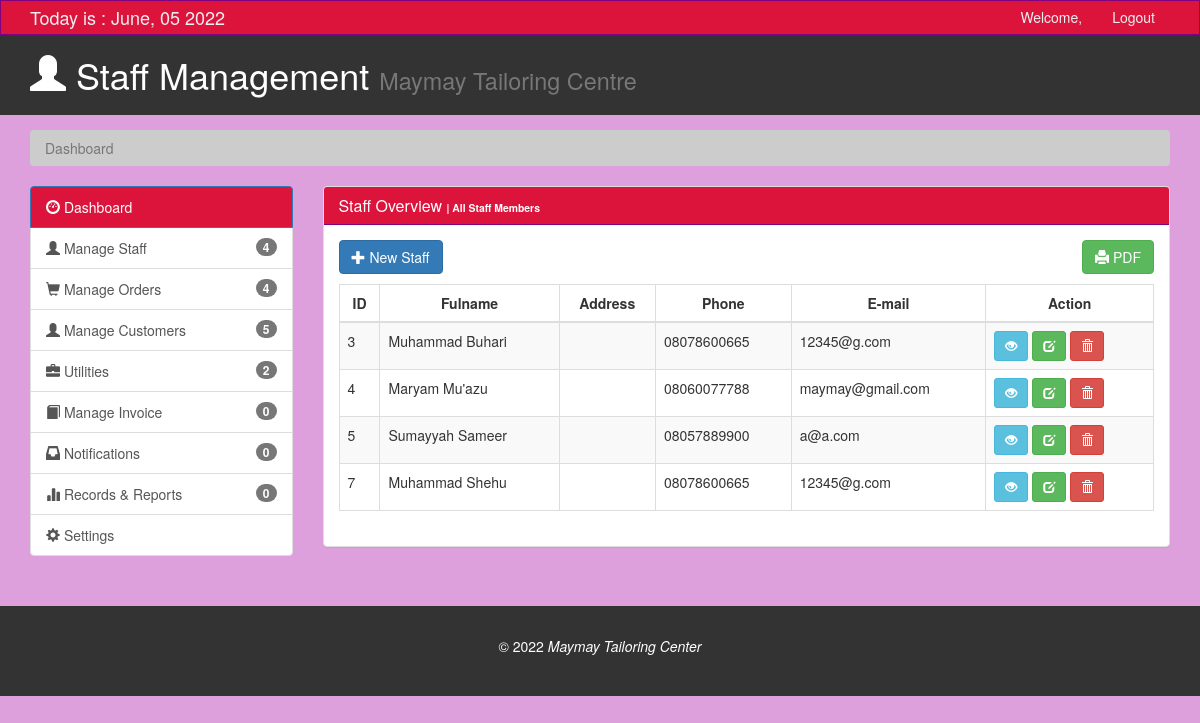
The app's page /customers/staff.php, older data.
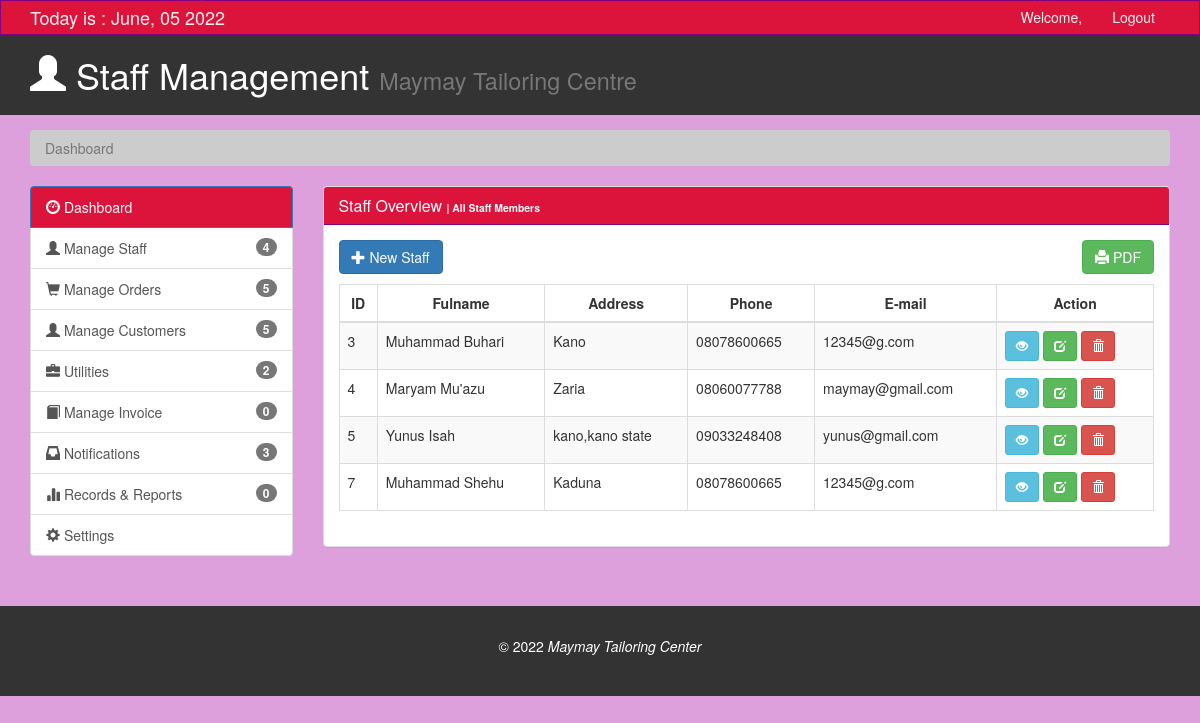
The same page, newer data.
### tables this page shows
CREATE TABLE `users` (
  `id` int(11) NOT NULL,
  `username` varchar(100) NOT NULL,
  `password` varchar(100) NOT NULL,
  `email` varchar(100) NOT NULL,
  `user_type` varchar(20) NOT NULL,
  `fulname` varchar(100) NOT NULL,
  `phone` varchar(50) NOT NULL,
  `address` varchar(100) NOT NULL
);

### customers/staff.php (the view, shortened to what the changed rows need)
<?php
  include('../functions.php');
?>
<!DOCTYPE html>
<html lang="en">
  <head>
    <link href="css/bootstrap.min.css" rel="stylesheet">
    <link href="css/style.css" rel="stylesheet">
  </head>
  <body onload="viewdata()">
    <header id="header">
      <div class="container">
        <div class="row">
          <div class="col-md-10">
            <h1><span class="glyphicon glyphicon-user" aria-hidden="true"></span> Staff Management <small>Maymay Tailoring Centre</small></h1>
          </div>
        </div>
      </div>
    </header>
    <section id="main">
      <div class="container">
        <div class="row">
          <div class="col-md-3">
            <div class="list-group">
              <a href="orders.php" class="list-group-item"><span class="glyphicon glyphicon-shopping-cart" aria-hidden="true"></span> Manage Orders <span class="badge"><?php  $sql="SELECT * FROM orders"; $result=mysqli_query($db,$sql) or die("error getting data");
            $num_rows=mysqli_num_rows($result); echo "$num_rows";?></span></a>
              <a href="notifications.php" class="list-group-item"><span class="glyphicon glyphicon-inbox" aria-hidden="true"></span> Notifications <span class="badge"><?php  $sql="SELECT * FROM notifications"; $result=mysqli_query($db,$sql) or die("error getting data");
            $num_rows=mysqli_num_rows($result); echo "$num_rows";?></span></a>
            </div>
          </div>
          <div class="col-md-9">
            <div class="panel panel-default">
              <div class="panel-body" id="viewdata">
                <table class="table table-striped table-bordered" id="myTable">
                  <thead>
                    <tr>
                      <th style="text-align: center;">ID</th>
                      <th style="text-align: center;">Fulname</th>
                      <th style="text-align: center;">Address</th>
                      <th style="text-align: center;">Phone</th>
                      <th style="text-align: center;">E-mail</th>
                      <th style="text-align: center;">Action</th>
                    </tr>
                  </thead>
                  <tbody>
                <?php
              include_once('../functions.php');
              $sql = "SELECT * FROM users";
              $query = $db->query($sql);
              while($row = $query->fetch_assoc()){
                echo
                "<tr>
                  <td>".$row['id']."</td>
                  <td>".$row['fulname']."</td>
                  <td>".$row['address']."</td>
                  <td>".$row['phone']."</td>
                  <td>".$row['email']."</td>
                  <td>
                  <a href='#view_".$row['id']."' class='btn btn-info btn-sm' data-toggle='modal'><span class='glyphicon glyphicon-eye-open'></span></a>
                    <a href='#edit_".$row['id']."' class='btn btn-success btn-sm' data-toggle='modal'> <span class='glyphicon glyphicon-edit'></span></a>
                    <a href='#delete_".$row['id']."' class='btn btn-danger btn-sm' data-toggle='modal'><span class='glyphicon glyphicon-trash'></span></a>
                  </td>
                </tr>";
              }?>
            </table>
                </div>
              </div>
              </div>
              </div>
          </div>
    </section>
  </body>
</html>

Row changes from the older to the newer data that the page shows:
changed users "Muhammad Buhari": address (not shown) → "Kano"
changed users "Maryam Mu'azu": address (not shown) → "Zaria"
changed users id 5: fulname "Sumayyah Sameer" → "Yunus Isah"; address (not shown) → "kano,kano state"; phone "08057889900" → "09033248408"; email "a@a.com" → "yunus@gmail.com"
changed users "Muhammad Shehu": address (not shown) → "Kaduna"
Text that changed along with them:
$num_rows: "4" → "5"
$num_rows: "0" → "3"
